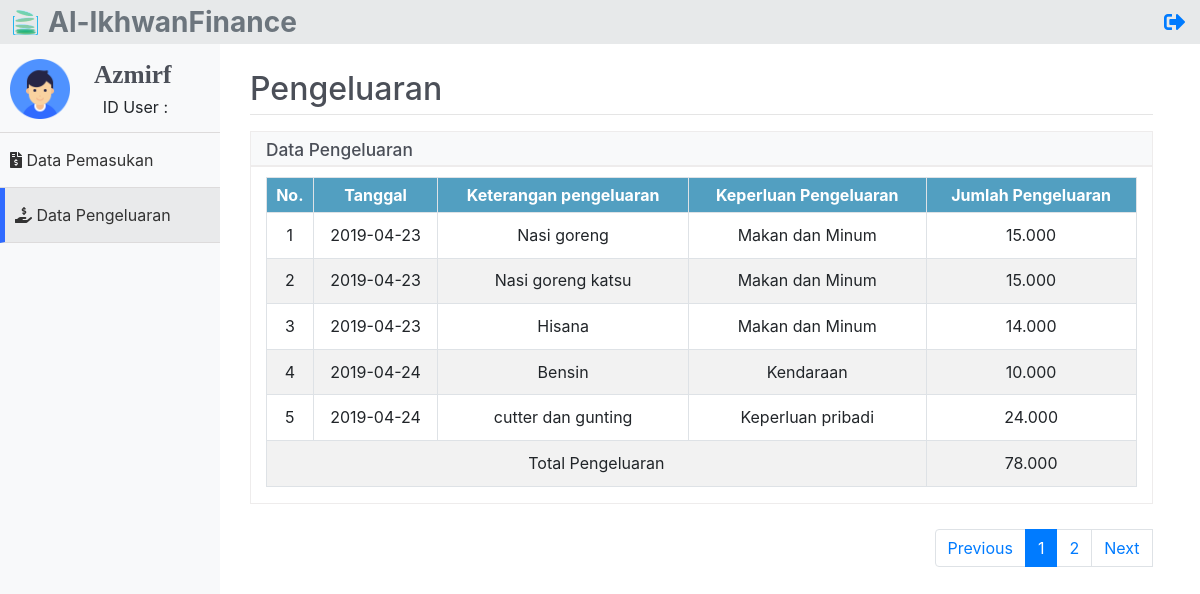
Screenshot of /pengeluaranUser.php?username=azmirf (signed in) with the database file from the repository.
### tables this page shows
CREATE TABLE `pengeluaran` (
  `id` int(11) NOT NULL,
  `tanggal` date NOT NULL,
  `keterangan` varchar(50) NOT NULL,
  `keperluan` varchar(30) NOT NULL,
  `jumlah` varchar(255) NOT NULL,
  `username` varchar(50) NOT NULL
);

### function/functions.php (called while the page is built, shortened)
<?php
    $koneksi = mysqli_connect('localhost', 'root', '', 'alikhwanfinance');
    if (mysqli_connect_error() == true) {
        die('Gagal terhubung ke database');
        return false;
    } else {
        return true;
    }
    function query($query) {
        global $koneksi;
        $result = mysqli_query($koneksi, $query);
        $rows = [];
        while( $row = mysqli_fetch_assoc($result) ) {
            $rows[] = $row;
        }
        return $rows;
    }
?>

### pengeluaranUser.php (the view, shortened to what this page needs)
<?php
require 'function/functions.php';
$username = $_GET['username'];
$idUser = $_GET['idUser'];
$jumlahTabel = 5;
$jumlahData = count(query("SELECT * FROM pengeluaran WHERE username = '$username'"));
$jumlahHalaman = ceil($jumlahData / $jumlahTabel);
$halamanAktif = (isset($_GET['halaman'])) ? $_GET['halaman'] : 1;
$awalData = ($jumlahTabel * $halamanAktif) - $jumlahTabel;
$pengeluaran = query("SELECT * FROM pengeluaran WHERE username = '$username' LIMIT $awalData, $jumlahTabel");
?>
<!DOCTYPE html>
<html lang="en">
<head>
    <link rel="stylesheet" href="css/bootstrap.css">
    <link rel="stylesheet" href="css/bootstrap.min.css">
    <link rel="stylesheet" href="css/bootstrap-reboot.min.css">
    <link rel="stylesheet" href="https://use.fontawesome.com/releases/v5.6.3/css/all.css"
>
    <link rel="stylesheet" href="css/styler.css?v=1.0">
    <link rel="stylesheet" type="text/css" href="https://cdnjs.cloudflare.com/ajax/libs/sweetalert/1.1.3/sweetalert.min.css">
</head>
<body>
    <div class="header">
        <img src="img/favicon.png" width="25px" height="25px" class="float-left logo-fav">
        <h3 class="text-secondary font-weight-bold float-left logo">Al-IkhwanFinance</h3>
        <a href="administrator">
            <div class="logout">
                <i class="fas fa-sign-out-alt float-right log"></i>
            </div>
        </a>
    </div>
    <div class="sidebar">
        <nav>
            <ul>
                <li>
                    <img src="img/profile.png" class="img-fluid profile float-left" width="60px">
                    <h5 class="admin"> <?= ucwords(substr($username, 0, 7)) ?></h5>
                    <div class="online">
                        <p class="float-right ontext">ID User : <?= $idUser ?></p>
                    </div>
                </li>
                <a href="pemasukkanUser?username=<?= $username ?>&idUser=<?= $idUser ?>" style="text-decoration: none;">
                <li style="cursor:pointer;">
                    <div>
                        <span><i class="fas fa-file-invoice-dollar"></i></span>
                        <span>Data Pemasukan</span>
                        </div>
                    </li></a>
                <li  class="aktif" style="border-left: 5px solid #306bff; ">
                    <div>
                        <span><i class="fas fa-hand-holding-usd"></i></span>
                        <span>Data Pengeluaran</span>
                    </div>
                </li></a>
            </ul>
        </nav>
    </div>
    <div class="main-content khusus">
        <div class="konten khusus2">
            <div class="konten_dalem khusus3">
                <h2 class="head" style="color: #4b4f58;">Pengeluaran</h2>
                <hr style="margin-top: -2px;">
                <div class="headline">
                    <h5>Data Pengeluaran</h5>
                </div>
                <div class="container" id="container">
                    <div class="row tampil" id="row">
                        <div class="col-md-12">
                            <div class="table-responsive">
                                <table class="table table-sm table-hover table-striped table-bordered">
                                    <tr>
                                        <th>No.</th>
                                        <th>Tanggal</th>
                                        <th>Keterangan pengeluaran</th>
                                        <th>Keperluan Pengeluaran</th>
                                        <th>Jumlah Pengeluaran</th>
                                    </tr>
                                    <?php $i = 1; ?>
                                    <?php foreach ($pengeluaran as $row) : ?>
                                    <tr class="show" id="<?= $row['username'] ?>">
                                        <td> <?= $i ?> </td>
                                        <td data-target="tanggal"><?= htmlspecialchars($row['tanggal']) ?></td>
                                        <td data-target="keterangan"><?= htmlspecialchars($row['keterangan']) ?></td>
                                        <td data-target="keperluan"><?= htmlspecialchars($row['keperluan']) ?></td>
                                        <td data-target="jumlahKeluar"><?= htmlspecialchars($row['jumlah']) ?></td>
                                    </tr>
                                    <?php
                                        $jumlah2[] = $row["jumlah"];
                                        $jumlahConvert = str_replace('.', '', $jumlah2);
                                        $totali = array_sum($jumlahConvert);
                                        $hasilJumlah = number_format($totali, 0, ',', '.');
                                    ?>
                                    <?php $i++ ?>
                                    <?php endforeach; ?>
                                    <?php if(isset($jumlah2) != null) :?>
                                    <tr>
                                        <td colspan="4">Total Pengeluaran</td>
                                        <td id="total" data-target="total"><?= $hasilJumlah ?></td>
                                    </tr>
                                    <?php endif; ?>
                                </table>
                            </div>
                        </div>
                    </div>
                </div>
                    <div class="panel-footer">
                        <nav class="float-right page">
                            <ul class="pagination">
                                <?php if ($halamanAktif > 1) : ?>
                                <li class="page-item">
                                    <a href="?halaman=<?= $halamanAktif - 1 ?>&username=<?= $username ?>&idUser=<?= $idUser ?>" class="page-link">Previous</a>
                                </li>
                                <?php else : ?>
                                <li class="page-item">
                                    <div class="page-link">Previous</div>
                                </li>
                                <?php endif; ?>
                                <?php for ($i = 1; $i <= $jumlahHalaman; $i++) : ?>
                                    <?php if ($i == $halamanAktif) : ?>
                                    <li class="page-item active" aria-current="page">
                                        <a class="page-link" href="?halaman=<?= $i; ?>&username=<?= $username ?>&idUser=<?= $idUser ?>"><?= $i; ?></a>
                                    </li>
                                    <?php else : ?>
                                    <li class="page-item" aria-current="page">
                                        <a class="page-link" href="?halaman=<?= $i; ?>&username=<?= $username ?>&idUser=<?= $idUser ?>"><?= $i; ?></a>
                                    </li>
                                    <?php endif; ?>
                                <?php endfor; ?>
                                <?php if ($halamanAktif < $jumlahHalaman) : ?>
                                <li>
                                    <a href="?halaman=<?= $halamanAktif + 1 ?>&username=<?= $username ?>&idUser=<?= $idUser ?>" class="page-link" href="#">Next</a>
                                </li>
                                <?php else : ?>
                                <li class="page-item">
                                    <div class="page-link">Next</div>
                                </li>
                                <?php endif; ?>
                            </ul>
                        </nav>
                    </div>
            </div>
        </div>
    </div>
</body>
</html>

### css/styler.css (style rules this page uses)
* { padding: 0; margin: 0; box-sizing: border-box; }
html, body { height: 100%; }
.header { position: fixed; height: 44px; width: 100%; background: #e7e9ea; z-index: 4; }
h3.logo { line-height: 44px; margin-left: 10px; }
.logo-fav { margin-left: 13px; margin-top: 10px; }
.sidebar { position: fixed; width: 100%; background: #f8f9fa; height: 100%; z-index: 3; padding-top: 44px; }
.konten_dalem { width: 95%; }
.aktif { background: #e9eaeb; }
span { color: #333; }
.sidebar ul { list-style: none; padding: 0; margin: 0; }
.sidebar ul li { padding: 15px 10px; cursor: pointer; border-bottom: 1px solid rgb(221, 219, 219); }
.sidebar ul li i { color: #333; }
.main-content { padding-top: 50px; }
.log { font-size: 16pt; line-height: 45px; margin-right: 10px; }
.logout { font-family: nyala; font-size: 17pt; line-height: 44px; margin-right: 5px; }
div.konten { margin-left: 50px; margin-top: 20px; }
th { background: #529fc1; color: #fff; padding: 5px; text-align: center; }
td { line-height: 35px; text-align: center; }
.page { margin-top: -5px; }
.container { margin-bottom: 30px; border: 1px solid rgb(238, 236, 236); max-width: 100%; }
.headline { height: 35px; background: #f8f9fa; border: 1px solid rgb(238, 236, 236); }
.headline h5 { font-size: 13pt; line-height: 35px; margin-left: 15px; color: #4b4f58; }
.row { margin-top: 10px; }
.admin { font-size: 19pt; font-weight: bold; font-family: nyala; margin-right: 40px; color: #4b4f58; margin-bottom: 28px; margin-left: 84px; }
.online { font-size: 12pt; margin-right: 42px; }
.ontext { margin-top: -22px; margin-left: 5px; }
.profile { transition: 1.2s; }
@media screen and (min-width: 600px) { .sidebar { width: 80px; } }
@media screen and (min-width: 600px) { .sidebar ul li span:nth-child(2) { display: none; } }
@media screen and (min-width: 600px) { .sidebar ul li { text-align: center; } }
@media screen and (min-width: 600px) { .sidebar ul li i { font-size: 26px; } }
@media screen and (min-width: 600px) { .main-content { margin-left: 80px; } }
@media screen and (min-width: 1000px) { .sidebar { width: 220px; } }
@media screen and (min-width: 1000px) { .sidebar ul li { text-align: left; } }
@media screen and (min-width: 1000px) { .sidebar ul li span:nth-child(2) { display: inline; } }
@media screen and (min-width: 1000px) { .sidebar ul li i { font-size: 16px; } }
@media screen and (min-width: 1000px) { .main-content { margin-left: 200px; } }

### rows the page displays
pengeluaran: tanggal "2019-04-23", keterangan "Nasi goreng", keperluan "Makan dan Minum", jumlah "15.000"
pengeluaran: tanggal "2019-04-23", keterangan "Nasi goreng katsu", keperluan "Makan dan Minum", jumlah "15.000"
pengeluaran: tanggal "2019-04-23", keterangan "Hisana", keperluan "Makan dan Minum", jumlah "14.000"
pengeluaran: tanggal "2019-04-24", keterangan "Bensin", keperluan "Kendaraan", jumlah "10.000"
pengeluaran: tanggal "2019-04-24", keterangan "cutter dan gunting", keperluan "Keperluan pribadi", jumlah "24.000"

### other values shown
substr($username, 0, 7) "Azmirf"
$hasilJumlah "78.000"
